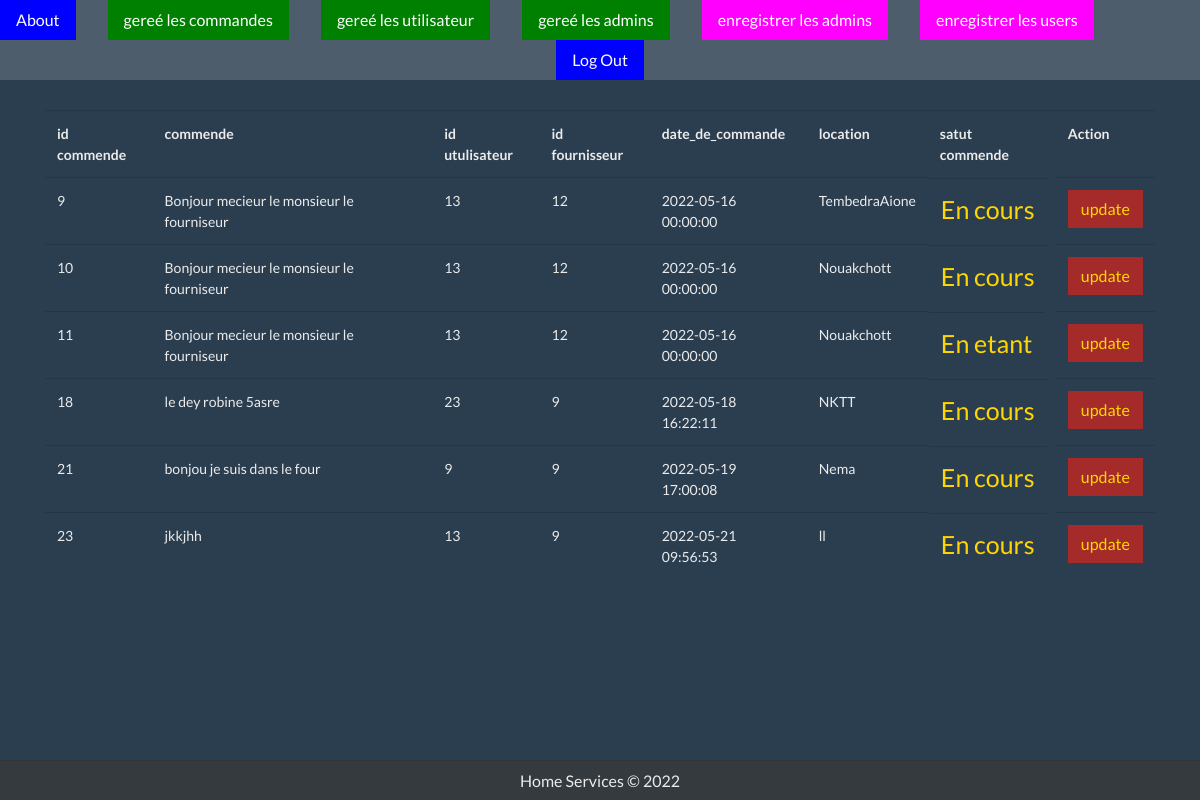
Page /homeservices/commande.php (signed in) on the committed database.
### tables this page shows
CREATE TABLE `commande` (
  `idc` int(11) NOT NULL,
  `Commande` varchar(255) NOT NULL,
  `id_fourniseur` int(11) NOT NULL,
  `id_user` int(11) NOT NULL,
  `date_de_commande` datetime NOT NULL,
  `location` varchar(100) NOT NULL,
  `stutus` varchar(150) NOT NULL
);

### homeservices/scripts/DB.php (called while the page is built, shortened)
<?php
class DB
{
    protected static $_stmt = null;
    public static function getConnection()
    {
        try {
            $conn = new PDO("mysql:host=".self::HOST.";dbname=".self::DBNAME, self::USERNAME, self::PASSWORD, []);
            $conn->setAttribute(PDO::ATTR_ERRMODE, PDO::ERRMODE_EXCEPTION);
        } catch (PDOException $e) {
            echo $e->getMessage();
        }
        return $conn;
    }
    public static function query($sql, $params = array())
    {
        try {
            self::$_stmt = self::getConnection()->prepare($sql);
            if (empty($params)) {
                self::$_stmt->execute();
            } else {
                self::$_stmt->execute($params);
            }
            return self::$_stmt;
        } catch (PDOException $e) {
            echo $e->getMessage();
        }
    }
}

### homeservices/commande.php (the view, shortened to what this page needs)
<?php
    include_once "include/header.php";
    include_once "scripts/DB.php";
    $stmt = DB::query("SELECT * FROM commande");
    $providers = $stmt->fetchAll(PDO::FETCH_OBJ);
?>
<div class="container" style="margin-top: 30px; margin-bottom: 60px;">
    <div class="table-responsive">
        <table class="table">
            <tr>
            <th>id commende</th>
                <th>commende</th>
                <th>id utulisateur</th>
                <th>id fournisseur</th>
                <th>date_de_commande</th>
                <th>location</th>
                <th>satut commende</th>
                <th>Action</th>
            </tr>
            <?php foreach ($providers as $provider): ?>
            <tr>
            <td><?= $provider->idc; ?>
                </td>
                <td><?= $provider->Commande; ?>
                </td>
                <td><?= $provider->id_user; ?>
                </td>
                <td>
                    <?= $provider->id_fourniseur; ?><br>
                  </td>
                <td>
                    <?= $provider->date_de_commande; ?><br>
                  </td>
                  <td><?= $provider->location; ?>
                </td>
                <td class="btn" style="color:gold;font-size:25px;"><?= $provider->stutus; ?>
                </td>
                <td>
                        <a class="btn" style="color:gold;background-color:brown;"
                        href="modcom.php?id=<?= $provider->idc; ?>">update</a>
                </td>
            </tr>
            <?php endforeach; ?>
        </table>
    </div>
</div>
<?php include_once "include/footer.php";

### homeservices/include/header.php (shortened to what this page needs)
<!DOCTYPE html>
<html lang="en">
<head>
    <link rel="stylesheet" href="./css/bootstrap.min.css">
    </head>
<body>
    <nav class="nav bg-dark">
        <a class="nav-link"  class="btn" style="color:black;background-color:blue;"  href="about.php">About</a>
        <a class="nav-link"></a>
        <a class="nav-link" class="btn" style="color:fuchsia;background-color:green;"  href="commande.php">gereé les commandes</a>
        <a class="nav-link"></a> <a class="nav-link"  class="btn" style="color:fuchsia;background-color:green;" href="users.php">gereé les utilisateur </a>
        <a class="nav-link"></a>  <a class="nav-link"  class="btn" style="color:fuchsia;background-color:green;" href="admin.php">gereé les admins </a>
        <a class="nav-link"></a> <a class="nav-link"  class="btn" style="color:black;background-color:fuchsia;" href="enregistrerAd.php">enregistrer les admins </a>
        <a class="nav-link"></a><a class="nav-link"  class="btn" style="color:black;background-color:fuchsia;" href="register.php">enregistrer les users </a>
        <a class="nav-link"></a> <a class="nav-link"  class="btn" style="color:black;background-color:blue;margin:auto;"
        href="logout.php">Log Out</a>
    </nav>

### homeservices/include/footer.php
<footer
    style="border-top: 1px solid #333;width: 100%; position: fixed;
     bottom: 0px;text-align: center;height: 40px; line-height: 40px;background: #353a3f; ">
    Home Services &copy; <?= date("Y") ?>
</footer>
</body>
</html>

### homeservices/include/header.php (style rules this page uses)
nav a.nav-link { color: #fff !important; }

### rows in the picture
commande: idc "9", Commande "Bonjour mecieur le monsieur le fourniseur", id_user "13", id_fourniseur "12", date_de_commande "2022-05-16 00:00:00", location "TembedraAione", stutus "En cours"
commande: idc "10", Commande "Bonjour mecieur le monsieur le fourniseur", id_user "13", id_fourniseur "12", date_de_commande "2022-05-16 00:00:00", location "Nouakchott", stutus "En cours"
commande: idc "11", Commande "Bonjour mecieur le monsieur le fourniseur", id_user "13", id_fourniseur "12", date_de_commande "2022-05-16 00:00:00", location "Nouakchott", stutus "En etant"
commande: idc "18", Commande "le dey robine 5asre", id_user "23", id_fourniseur "9", date_de_commande "2022-05-18 16:22:11", location "NKTT", stutus "En cours"
commande: idc "21", Commande "bonjou je suis dans le four", id_user "9", id_fourniseur "9", date_de_commande "2022-05-19 17:00:08", location "Nema", stutus "En cours"
commande: idc "23", Commande "jkkjhh", id_user "13", id_fourniseur "9", date_de_commande "2022-05-21 09:56:53", location "ll", stutus "En cours"
